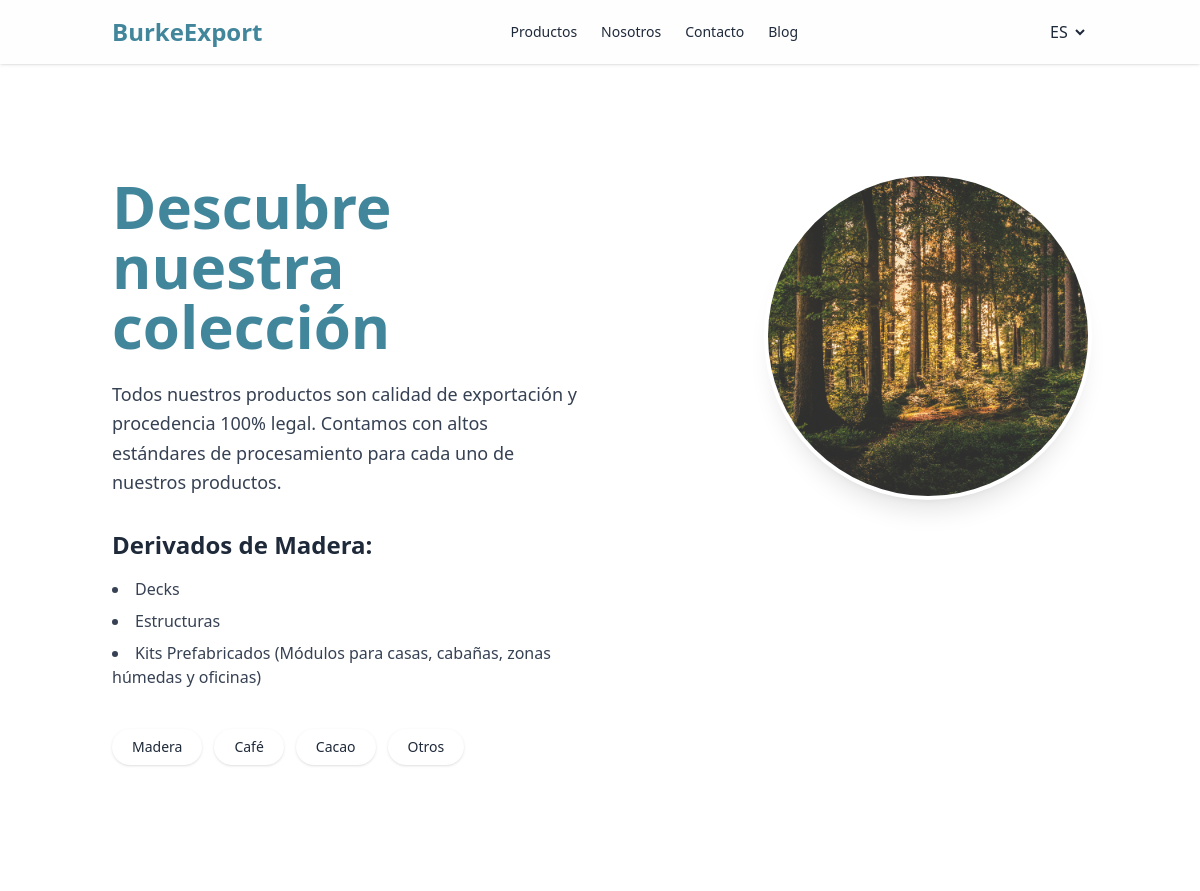
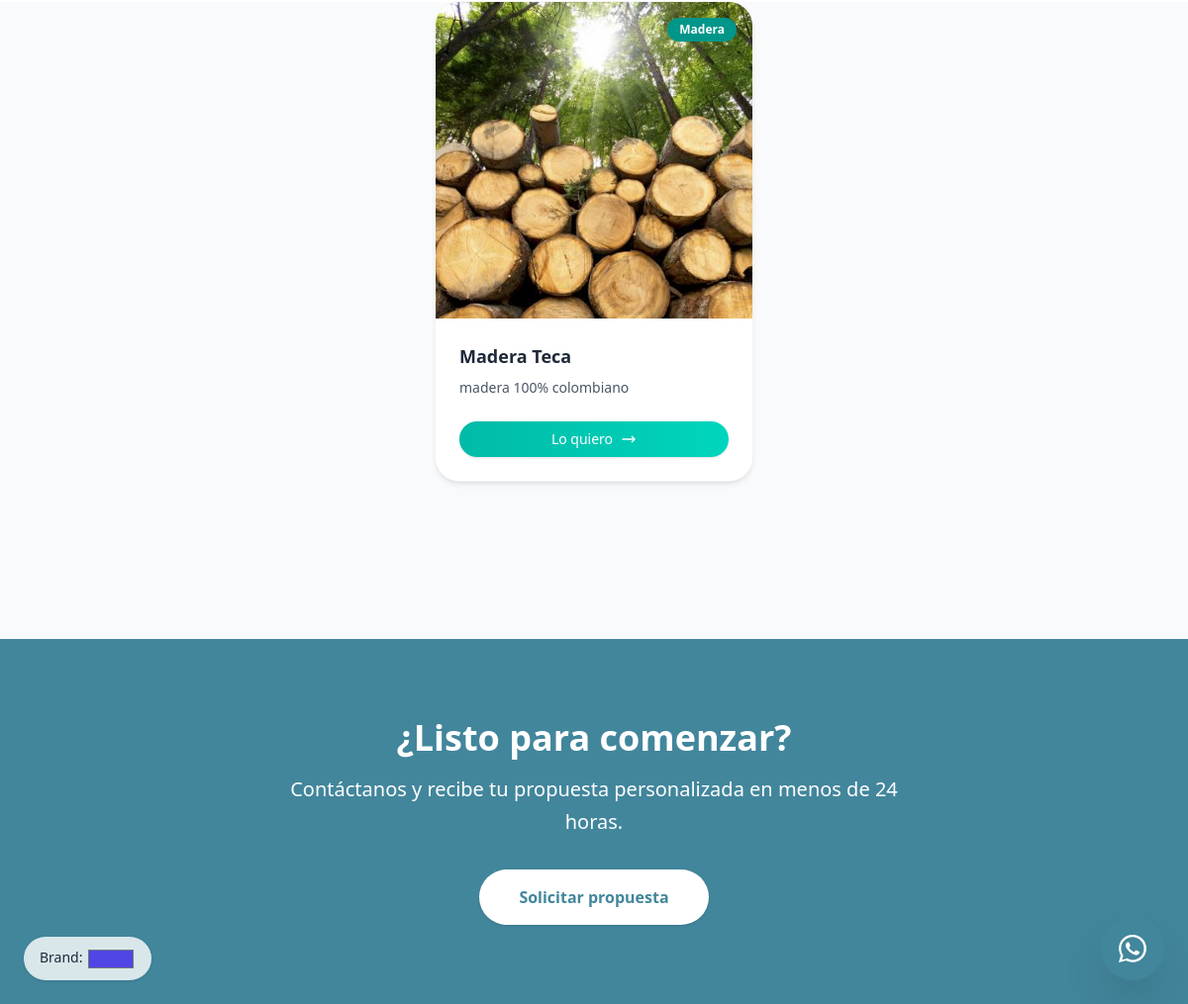
/productos/, run on the app's committed database (2 pictures, top to bottom).
### core/models.py (models this page shows, shortened)
class Producto(models.Model):
    nombre      = models.CharField(max_length=200)
    descripcion = models.TextField()
    imagen      = models.ImageField(upload_to='productos/')
    categoria   = models.ForeignKey(
        Categoria, related_name='productos', on_delete=models.CASCADE
    )

### core/views.py (the view)
# urls.py: path('productos/', views.productos,   name='productos'),
def productos(request):
    cats = {c.slug: c for c in Categoria.objects.prefetch_related("productos")}
    color_map = {
        "madera": "teal",
        "cafe":   "amber",
        "cacao":  "orange",
        "otros":  "cyan",
    }
    ordered_slugs = ["madera", "cafe", "cacao", "otros"]
    categories = [
        {
            "slug": slug,
            "items": cats.get(slug).productos.all() if slug in cats else [],
            "color": color_map[slug],
            "label": slug.capitalize() if slug != "cafe" else "Café",
        }
        for slug in ordered_slugs
    ]
    return render(request, "core/productos.html", {"categories": categories})

### templates/core/productos.html (shortened to what this page needs)
{% extends "core/base.html" %}
{% load i18n static %}
{% block content %}
<section class="relative overflow-hidden bg-white pt-20 lg:pt-28">
  <div class="absolute inset-0 -z-10 bg-grid-slate/5 [mask-image:linear-gradient(to_bottom,transparent,black)]"></div>
  <div class="container mx-auto flex flex-col-reverse lg:flex-row items-center lg:items-start gap-10 px-6 pb-24 lg:pb-32">
    <div class="w-full lg:w-1/2 text-center lg:text-left">
      <h1 class="text-4xl sm:text-5xl lg:text-6xl font-extrabold text-[var(--brand)]">
        {% trans "Descubre nuestra colección" %}
      </h1>
      <h2 class="mt-8 text-2xl font-semibold text-gray-800">
        {% trans "Derivados de Madera:" %}
      </h2>
      <ul class="mt-4 space-y-2 text-gray-700 list-inside list-disc">
        <li>{% trans "Decks" %}</li>
        <li>{% trans "Estructuras" %}</li>
        <li>{% trans "Kits Prefabricados (Módulos para casas, cabañas, zonas húmedas y oficinas)" %}</li>
      </ul>
      <div class="mt-10 flex flex-wrap justify-center lg:justify-start gap-3">
        <button data-tab="madera" class="tab-btn rounded-full bg-white px-5 py-2 text-sm font-medium text-gray-800 shadow hover:scale-105 focus-visible:ring-2 focus-visible:ring-teal-500 transition">
          {% trans "Madera" %}
        </button>
        <button data-tab="cafe" class="tab-btn rounded-full bg-white px-5 py-2 text-sm font-medium text-gray-800 shadow hover:scale-105 focus-visible:ring-2 focus-visible:ring-amber-500 transition">
          {% trans "Café" %}
        </button>
          <button data-tab="cacao"
            class="tab-btn rounded-full bg-white px-5 py-2 text-sm font-medium text-gray-800 shadow hover:scale-105 focus-visible:ring-2 focus-visible:ring-orange-500 transition">
            {% trans "Cacao" %}
          </button>
        <button data-tab="otros" class="tab-btn rounded-full bg-white px-5 py-2 text-sm font-medium text-gray-800 shadow hover:scale-105 focus-visible:ring-2 focus-visible:ring-cyan-500 transition">
          {% trans "Otros" %}
        </button>
      </div>
    </div>
    <div class="w-full lg:w-1/2 flex justify-center lg:justify-end">
      <div class="relative w-60 h-60 sm:w-72 sm:h-72 md:w-80 md:h-80">
        <img src="{% static 'img/telcaBosque.png' %}"
             alt="{% trans 'Colección de productos' %}"
             class="relative z-10 rounded-full object-cover w-full h-full ring-4 ring-white shadow-xl"
             loading="eager">
      </div>
    </div>
  </div>
</section>
<section class="container mx-auto px-6 pb-24 space-y-16">
  {% for cat in categories %}
  <div id="panel-{{ cat.slug }}" class="flex flex-wrap justify-center gap-10{% if not forloop.first %} hidden{% endif %}">
    {% if cat.items %}
      {% for p in cat.items %}
      <article class="group relative w-full max-w-xs overflow-hidden rounded-3xl bg-white shadow-md ring-1 ring-gray-100 hover:shadow-lg transform transition hover:-translate-y-1">
        <span class="absolute right-4 top-4 inline-block rounded-full bg-{{ cat.color }}-600 px-3 py-1 text-xs font-semibold text-white">
          {% trans cat.label %}
        </span>
        <div class="aspect-square overflow-hidden">
          <img src="{{ p.imagen.url }}"
               alt="{{ p.nombre }}"
               class="w-full h-full object-cover transition-transform duration-300 group-hover:scale-110">
        </div>
        <div class="p-6 flex flex-col">
          <h3 class="text-lg font-semibold text-gray-800">{{ p.nombre }}</h3>
          <p class="mt-2 flex-1 text-sm text-gray-600 line-clamp-3">{{ p.descripcion }}</p>
          <button class="mt-6 inline-flex items-center justify-center gap-2 w-full rounded-full bg-gradient-to-r from-{{ cat.color }}-500 to-{{ cat.color }}-400 px-5 py-2 text-sm font-medium text-white shadow hover:opacity-90 transition">
            {% trans "Lo quiero" %}
            <svg xmlns="http://www.w3.org/2000/svg"
                 class="h-4 w-4"
                 fill="none"
                 viewBox="0 0 24 24"
                 stroke="currentColor">
              <path stroke-linecap="round"
                    stroke-linejoin="round"
                    stroke-width="2"
                    d="M17 8l4 4m0 0l-4 4m4-4H3" />
            </svg>
          </button>
        </div>
      </article>
      {% endfor %}
    {% else %}
      <p class="w-full text-center text-gray-500">
        {% trans "No hay productos en esta categoría." %}
      </p>
    {% endif %}
  </div>
  {% endfor %}
</section>
<section class="bg-[var(--brand)] text-white py-20">
  <div class="container mx-auto text-center px-6">
    <h2 class="text-3xl sm:text-4xl font-bold mb-4">{% trans "¿Listo para comenzar?" %}</h2>
    <p class="mb-8 text-lg sm:text-xl leading-relaxed max-w-2xl mx-auto">{% trans "Contáctanos y recibe tu propuesta personalizada en menos de 24 horas." %}</p>
    <a href="{% url 'contacto' %}" class="inline-block rounded-full bg-white text-[var(--brand)] font-semibold px-10 py-4 shadow hover:opacity-90 transition">
      {% trans "Solicitar propuesta" %}
    </a>
  </div>
</section>
{% endblock %}

### templates/core/base.html (style rules this page uses)
:root { --brand: #42869C; --madera: #0284c7; --cafe: #0284c7; --otros: #0284c7; }

### data on the page
Producto: imagen (picture), nombre "Madera Teca", descripcion "madera 100% colombiano"
